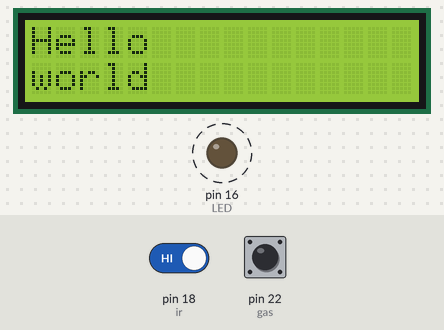
Simulated run of this program. Board: Raspberry Pi (header pin numbers). On the bench: 16×2 character LCD, output pins drawn as LEDs (lit = HIGH). Dashed ring = blinking. Inputs (shaded band) come from the test bench; at power-on: pin 18 (ir) HIGH, pin 22 (gas) HIGH. Threads take turns every 2 ms; pins used as bus, display or sensor lines are not drawn; what the program prints to the terminal is not drawn.

Above: at 1.2 s.
1.3 s: pin 18 (ir) driven LOW
4.3 s: pin 18 (ir) driven HIGH
At 4.63 s:
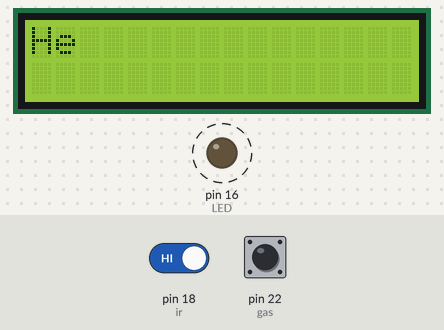
Timing chart, 0 to 11.9 s (numbered marks = the images above; inputs shaded):
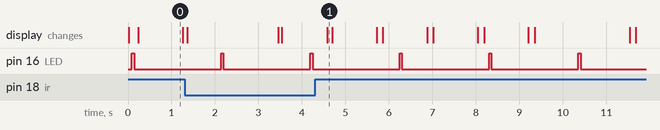

Measured:
- after the input at 4.3 s, the display: changes after 0.28 s (image 1)
- by itself, pin 16 (LED): alternates HIGH for 0.05 s and LOW for 2.0 s
- what the display in image 0 shows lasts 1.1 s, from 0.2 s to 1.3 s

The program:

python_threading.py
```python
import RPi.GPIO as GPIO
import time
import threading

#GPIO.cleanup()
LED=16
ir=18
sw=8
gas=22

rs=38
en=40

d0=19
d1=21
d2=23
d3=11
d4=29
d5=31
d6=33
d7=35

#GPIO.setmode(GPIO.BCM)
GPIO.setwarnings(False)
GPIO.setmode(GPIO.BOARD)

GPIO.setup(LED, GPIO.OUT)
GPIO.setup(ir, GPIO.IN)
GPIO.setup(gas, GPIO.IN)
GPIO.setup(d0, GPIO.OUT)
GPIO.setup(d1, GPIO.OUT)
GPIO.setup(d2, GPIO.OUT)
GPIO.setup(d3, GPIO.OUT)
GPIO.setup(d4, GPIO.OUT)
GPIO.setup(d5, GPIO.OUT)
GPIO.setup(d6, GPIO.OUT)
GPIO.setup(d7, GPIO.OUT)
GPIO.setup(rs, GPIO.OUT)
GPIO.setup(en, GPIO.OUT)

def lcd_cmd(cmd):
    #cmd=ord(cmd)
    #print(cmd)
    GPIO.output(rs, GPIO.LOW)
    GPIO.output(d0, GPIO.LOW)
    GPIO.output(d1, GPIO.LOW)
    GPIO.output(d2, GPIO.LOW)
    GPIO.output(d3, GPIO.LOW)
    GPIO.output(d4, GPIO.LOW)
    GPIO.output(d5, GPIO.LOW)
    GPIO.output(d6, GPIO.LOW)
    GPIO.output(d7, GPIO.LOW)

    if(cmd & 0x01==0x01):
        GPIO.output(d0, GPIO.HIGH)
    if(cmd & 0x02==0x02):
        GPIO.output(d1, GPIO.HIGH)
    if(cmd & 0x04==0x04):
        GPIO.output(d2, GPIO.HIGH)
    if(cmd & 0x08==0x08):
        GPIO.output(d3, GPIO.HIGH)
    if(cmd & 0x10==0x10):
       GPIO.output(d4, GPIO.HIGH)
    if(cmd & 0x20==0x20):
       GPIO.output(d5, GPIO.HIGH)
    if(cmd & 0x40==0x40):
        GPIO.output(d6, GPIO.HIGH)
    if(cmd & 0x80==0x80):
        GPIO.output(d7, GPIO.HIGH)

    time.sleep(0.005)
    GPIO.output(en, GPIO.LOW)
    time.sleep(0.005)
    time.sleep(0.0005)
    GPIO.output(en, GPIO.HIGH)


def lcd_data(cmd):
    cmd=ord(cmd)
    #print(cmd)
    GPIO.output(rs, GPIO.HIGH)
    GPIO.output(d0, GPIO.LOW)
    GPIO.output(d1, GPIO.LOW)
    GPIO.output(d2, GPIO.LOW)
    GPIO.output(d3, GPIO.LOW)
    GPIO.output(d4, GPIO.LOW)
    GPIO.output(d5, GPIO.LOW)
    GPIO.output(d6, GPIO.LOW)
    GPIO.output(d7, GPIO.LOW)

    if(cmd & 0x01==0x01):
        GPIO.output(d0, GPIO.HIGH)
    if(cmd & 0x02==0x02):
        GPIO.output(d1, GPIO.HIGH)
    if(cmd & 0x04==0x04):
        GPIO.output(d2, GPIO.HIGH)
    if(cmd & 0x08==0x08):
        GPIO.output(d3, GPIO.HIGH)
    if(cmd & 0x10==0x10):
       GPIO.output(d4, GPIO.HIGH)
    if(cmd & 0x20==0x20):
       GPIO.output(d5, GPIO.HIGH)
    if(cmd & 0x40==0x40):
        GPIO.output(d6, GPIO.HIGH)
    if(cmd & 0x80==0x80):
        GPIO.output(d7, GPIO.HIGH)

    time.sleep(0.0005)
    GPIO.output(en, GPIO.LOW)
    time.sleep(0.0005)
    time.sleep(0.0005)
    GPIO.output(en, GPIO.HIGH)


def lcd_ini():
  lcd_cmd(0x30)
  lcd_cmd(0x30)
  lcd_cmd(0x30)
  lcd_cmd(0x33)
  lcd_cmd(0x38)
  lcd_cmd(0x06)
  lcd_cmd(0x0C)
  lcd_cmd(0x01)
  time.sleep(0.0005)

##def lcd_string(*c):
##    i=0
##    for i in range(c[i]!='\0'):
##        lcd_data(c[i])

def lcd_string(c):
      l=len(c)
      print(c)

      for i in range(l):
          lcd_data(c[i])

def thread_function1():
    while True:
        GPIO.output(LED, GPIO.HIGH)
        print("led on")
        time.sleep(0.05)
        GPIO.output(LED, GPIO.LOW)
        time.sleep(2)

def thread_function2():
    while True:
        gas_val=GPIO.input(gas)
        #print(gas_val)
        if gas_val== 0:
            print('Gas detected')
            time.sleep(0.5)

def thread_function3():
    while True:
        ir_val=GPIO.input(ir)
        #print(ir_val)
        if ir_val== 0:
            print('IR detected')
            time.sleep(0.5)


lcd_ini()
# Infinite loop

thread1= threading.Thread(target=thread_function1)# args=(1,))

thread2= threading.Thread(target=thread_function2)

thread3= threading.Thread(target=thread_function3)


thread1.start()
thread2.start()
thread3.start()

while True:
    lcd_cmd(0x01)
    lcd_string("Hello")

    lcd_cmd(0xc0)
    lcd_string("world")
    time.sleep(1)


##    gas_val=GPIO.input(gas)
##    ir_val=GPIO.input(ir)
##    if gas_val== 0:
##        # Turn off
##        GPIO.output(LED, GPIO.HIGH)
##        print('Gas detected')
##        time.sleep(0.5)
##    elif ir_val==0:
##        # Turn on
##        GPIO.output(LED, GPIO.HIGH)
##        print('ir detected')
##        time.sleep(0.5)
```
